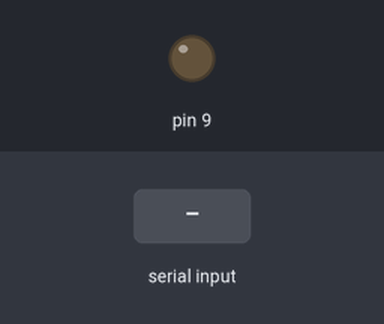
Simulated run of this sketch. Board: Arduino Uno, built with avr-gcc and run on an emulated ATmega328P. Shown: output pins drawn as LEDs (lit = HIGH). The inputs (shaded band) are chosen by the test bench.

Above: at 1.2 s.
1.3 s: byte 30 received over Serial
At 2.5 s:
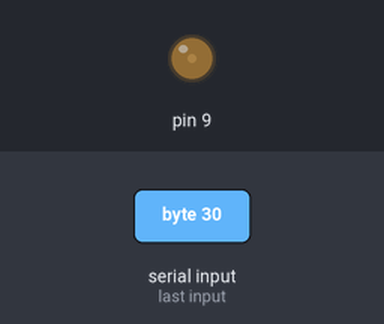
2.8 s: byte 90 received over Serial
At 3.8 s:
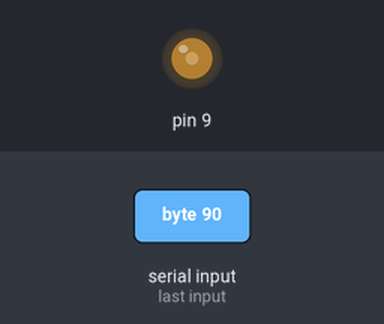
Timing chart, 0 to 5.8 s (numbered marks = the images above; inputs shaded):
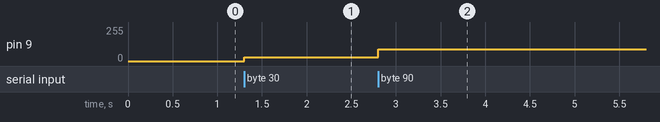

Measured:
- after the input at 1.3 s, pin 9: 0/255 → 30/255 at once
- after the input at 2.8 s, pin 9: 30/255 → 90/255 at once

The sketch:

p5_led_control_ino.ino
```cpp
void setup() {
  Serial.begin(9600);
  pinMode(9,OUTPUT);
}

void loop() {
  // put your main code here, to run repeatedly:
  if (Serial.available() > 0) {   // making sure there are bytes in the serial buffer to be read
    int input = Serial.read();
    analogWrite(9, input);

//    if (input == 'h') {
//      digitalWrite(9, HIGH);
//    } else if (input == 'l') {
//      digitalWrite(9, LOW);
//    }
  }
}
```
